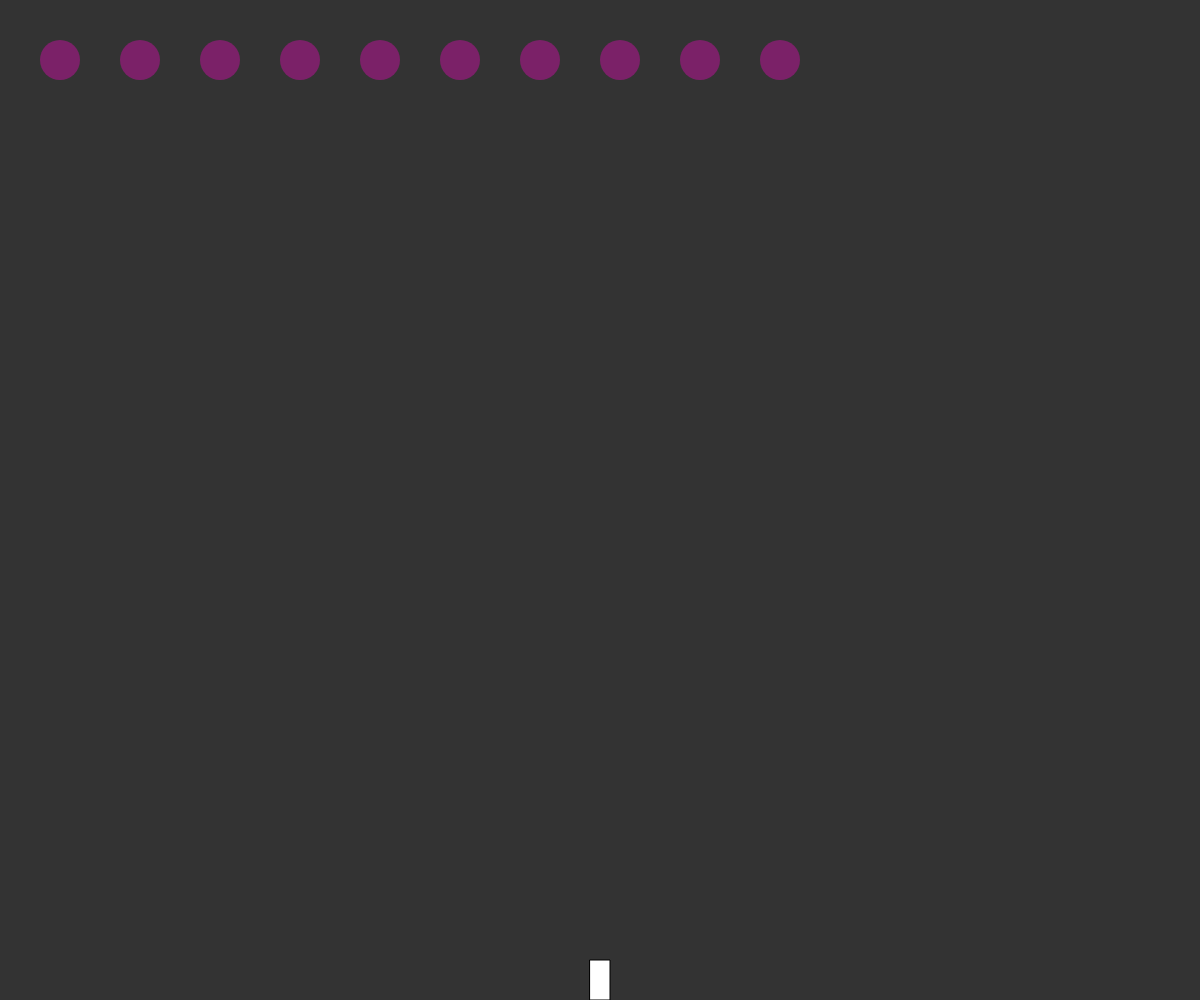
Frame 1 (no input)
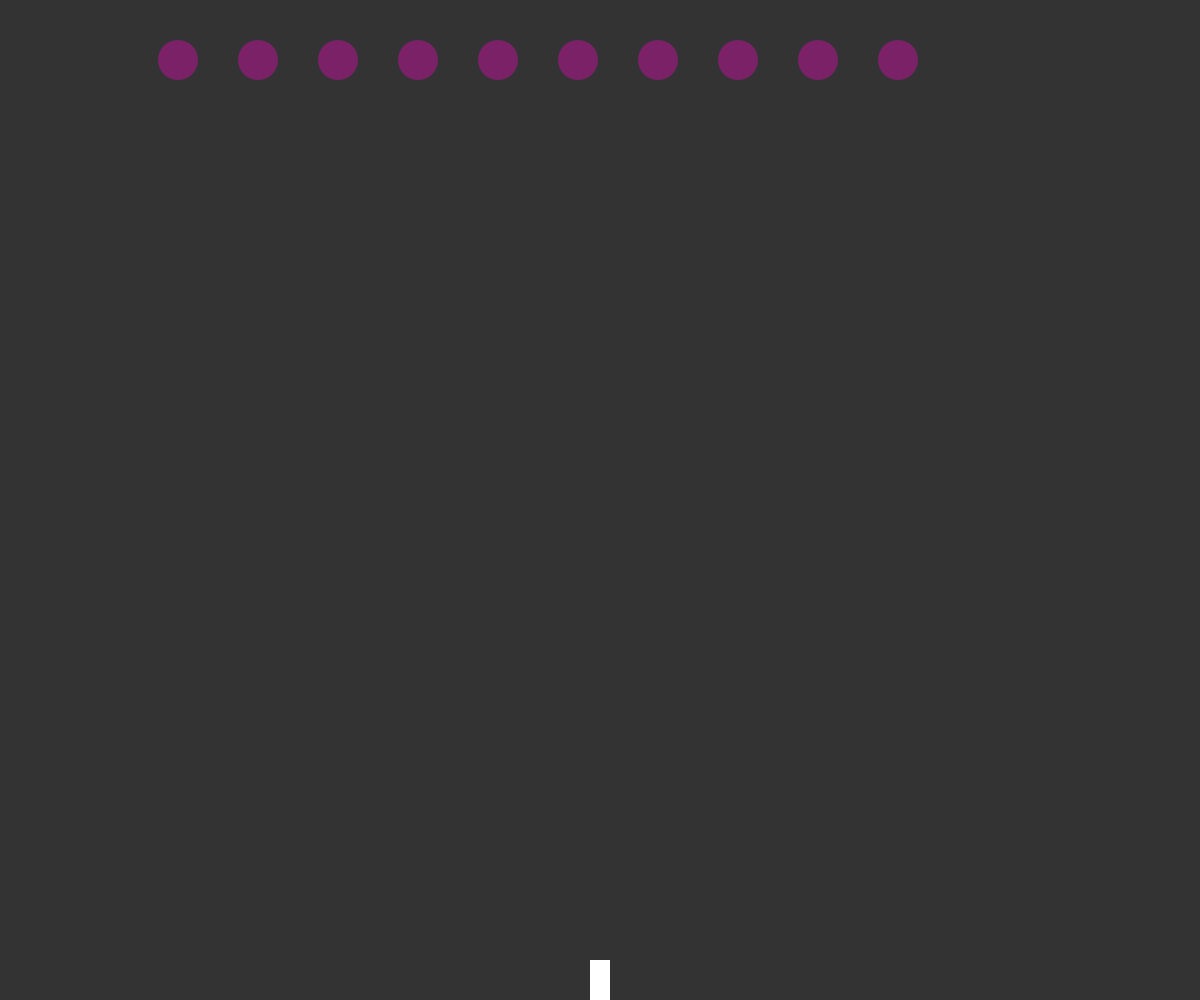
Frame 60 (no input)
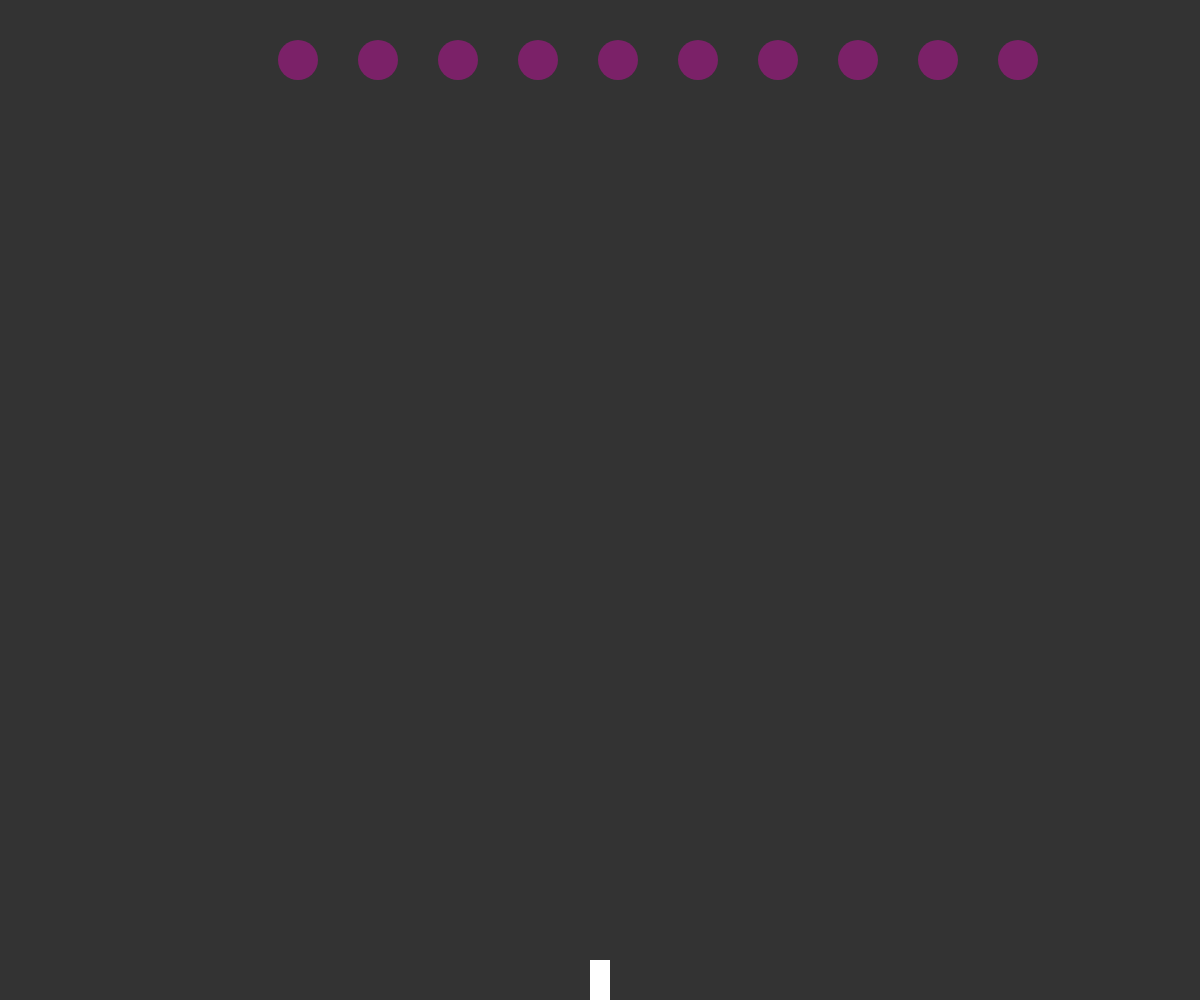
Frame 120 (the mouse pressed at the canvas centre since frame 60)

The p5.js sketch that drew these frames (run headless with seeded random() and noise() and a simulated clock; from frame 60 on, the mouse is pressed at the canvas centre):

// p5.js sketch
// ── sketch.js
var ship;
var flowers = [];
var drops = [];
function setup() {
  createCanvas(1200, 1000);
  ship = new Ship();
  // drop = new Drop(width / 2, height);
  for (var i = 0; i < 10; i++) {
    flowers[i] = new Flower(i * 80 + 60, 60);
  }
  ship.setDir(0);
}
function draw() {
  background(51);
  ship.show();
  ship.move();
  var edge = false;
  for (var i = 0; i < flowers.length; i++) {
    if (flowers[i].diminished()) continue;
    flowers[i].show();
    flowers[i].move();
    if (flowers[i].x > width || flowers[i].x < 0) edge = true;
  }
  if (edge) {
    for (var i = 0; i < flowers.length; i++) {
      flowers[i].shift();
    }
  }
  for (var i = 0; i < drops.length; i++) {
    drops[i].show();
    drops[i].move();
    for (var j = 0; j < flowers.length; j++) {
      if (drops[i].hits(flowers[j])) {
        flowers[j].grow();
        drops[i].evaporate();
      }
    }
  }
  for (var i = drops.length - 1; i > -1; i--) {
    if (drops[i].getDel()) {
      drops.splice(i, 1);
    }
  }
}
function keyReleased() {
  if (keyCode === RIGHT_ARROW) ship.setDir(0);
  if (keyCode === LEFT_ARROW) ship.setDir(0);
}
function keyPressed() {
  if (keyCode === RIGHT_ARROW) ship.setDir(1);
  if (keyCode === LEFT_ARROW) ship.setDir(-1);
  if (key === " ") {
    var drop = new Drop(ship.x, height);
    drops.push(drop);
  }
}

// ── drop.js
function Drop(x, y) {
  this.x = x;
  this.y = y;
  this.r = 5;
  this.toDelete = false;
  this.show = function () {
    noStroke();
    fill(60, 0, 250);
    ellipse(this.x, this.y, this.r * 2, this.r * 2);
  };
  this.move = function () {
    this.y -= 5;
  };
  this.hits = function (flower) {
    var d = dist(this.x, this.y, flower.x, flower.y);
    return d < this.r + flower.r;
  };
  this.evaporate = function () {
    this.toDelete = true;
  };
  this.getDel = function () {
    return this.toDelete;
  };
}

// ── flower.js
function Flower(x, y) {
  this.x = x;
  this.y = y;
  this.r = 20;
  this.xDir = 2;
  this.show = function () {
    noStroke();
    fill(255, 0, 200, 90);
    ellipse(this.x, this.y, this.r * 2, this.r * 2);
  };
  this.grow = function () {
    this.r -= 2;
  };
  this.diminished = function () {
    return this.r < 8;
  };
  this.move = function () {
    this.x += this.xDir;
  };
  this.shift = function () {
    this.xDir = -this.xDir;
    this.y += this.r;
  };
}

// ── ship.js
function Ship() {
  this.x = width / 2;
  this.dir = 1;
  this.show = function () {
    fill(255);
    rectMode(CENTER);
    rect(this.x, height - 20, 20, 40);
  };
  this.move = function () {
    this.x += this.dir * 5;
  };
  this.setDir = function (dir_) {
    this.dir = dir_;
  };
}
